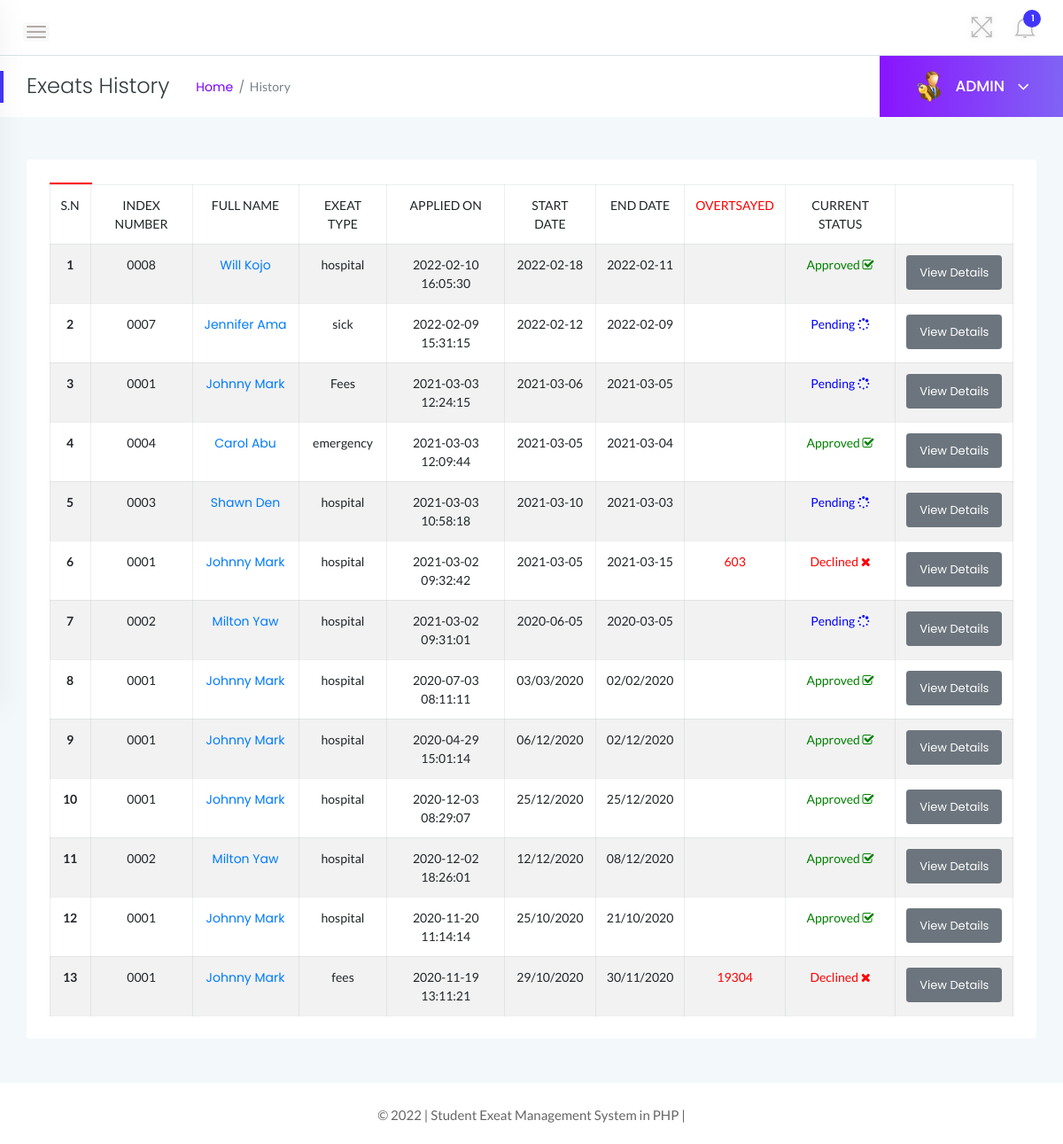
The page /admin/exeat-history.php (signed in) on the database its author committed.
### tables this page shows
CREATE TABLE `tblexeats` (
  `id` int(11) NOT NULL,
  `ExeatType` varchar(110) NOT NULL,
  `ToDate` varchar(120) NOT NULL,
  `FromDate` varchar(120) NOT NULL,
  `Description` mediumtext NOT NULL,
  `PostingDate` timestamp NOT NULL DEFAULT CURRENT_TIMESTAMP,
  `AdminRemark` mediumtext,
  `AdminRemarkDate` varchar(120) DEFAULT NULL,
  `Status` int(1) NOT NULL,
  `IsRead` int(1) NOT NULL,
  `stdid` int(11) DEFAULT NULL
);

CREATE TABLE `tblstudents` (
  `id` int(11) NOT NULL,
  `StdId` varchar(100) NOT NULL,
  `FirstName` varchar(150) NOT NULL,
  `LastName` varchar(150) NOT NULL,
  `EmailId` varchar(200) NOT NULL,
  `Password` varchar(180) NOT NULL,
  `Gender` varchar(100) NOT NULL,
  `Dob` varchar(100) NOT NULL,
  `House` varchar(255) NOT NULL,
  `Address` varchar(255) NOT NULL,
  `City` varchar(200) NOT NULL,
  `Region` varchar(150) NOT NULL,
  `Phonenumber` char(11) NOT NULL,
  `Status` int(1) NOT NULL,
  `RegDate` timestamp NOT NULL DEFAULT CURRENT_TIMESTAMP
);

### admin/exeat-history.php (the view, shortened to what this page needs)
<?php
if (strlen($_SESSION['alogin']) == 0) {
header('location:index.php');
} else {
?>
<!doctype html>
<html class="no-js" lang="en">
<head>
<link rel="stylesheet" href="../assets/css/bootstrap.min.css">
<link rel="stylesheet" href="../assets/css/font-awesome.min.css">
<link rel="stylesheet" href="../assets/css/themify-icons.css">
<link rel="stylesheet" href="../assets/css/metisMenu.css">
<link rel="stylesheet" href="../assets/css/owl.carousel.min.css">
<link rel="stylesheet" href="../assets/css/slicknav.min.css">
<link rel="stylesheet" href="https://www.amcharts.com/lib/3/plugins/export/export.css" type="text/css" media="all" />
<link rel="stylesheet" type="text/css" href="https://cdn.datatables.net/1.10.19/css/jquery.dataTables.css">
<link rel="stylesheet" type="text/css" href="https://cdn.datatables.net/1.10.18/css/dataTables.bootstrap4.min.css">
<link rel="stylesheet" type="text/css" href="https://cdn.datatables.net/responsive/2.2.3/css/responsive.bootstrap.min.css">
<link rel="stylesheet" type="text/css" href="https://cdn.datatables.net/responsive/2.2.3/css/responsive.jqueryui.min.css">
<link rel="stylesheet" href="../assets/css/typography.css">
<link rel="stylesheet" href="../assets/css/default-css.css">
<link rel="stylesheet" href="../assets/css/styles.css">
<link rel="stylesheet" href="../assets/css/responsive.css">
</head>
<body>
<div class="page-container">
<div class="main-content">
<div class="header-area">
<div class="row align-items-center">
<div class="col-md-6 col-sm-8 clearfix">
<div class="nav-btn pull-left">
<span></span>
<span></span>
<span></span>
</div>
</div>
<div class="col-md-6 col-sm-4 clearfix">
<ul class="notification-area pull-right">
<li id="full-view"><i class="ti-fullscreen"></i></li>
<?php include '../includes/admin-notification.php' ?>
</ul>
</div>
</div>
</div>
<div class="page-title-area">
<div class="row align-items-center">
<div class="col-sm-6">
<div class="breadcrumbs-area clearfix">
<h4 class="page-title pull-left">Exeats History</h4>
<ul class="breadcrumbs pull-left">
<li><a href="dashboard.php">Home</a></li>
<li><span>History</span></li>
</ul>
</div>
</div>
<div class="col-sm-6 clearfix">
<div class="user-profile pull-right">
<img class="avatar user-thumb" src="../assets/images/admin.png" alt="avatar">
<h4 class="user-name dropdown-toggle" data-toggle="dropdown">ADMIN <i class="fa fa-angle-down"></i></h4>
</div>
</div>
</div>
</div>
<div class="main-content-inner">
<div class="row">
<div class="col-12 mt-5">
<div class="card">
<div class="card-body">
<div class="single-table">
<div class="data-tables">
<table id="dataTable" class="table table-hover table-striped table-bordered progress-table text-center">
<thead class="text-uppercase">
<tr>
<td>S.N</td>
<td>Index Number</td>
<td width="120">Full Name</td>
<td>Exeat Type</td>
<td>Applied On</td>
 <td>Start Date</td>
 <td>End Date</td>
<td style="color:red">Overtsayed</td>
<td>Current Status</td>
<td></td>
</tr>
</thead>
<tbody>
<?php
$sql = "SELECT tblexeats.id as lid,tblstudents.FirstName,tblstudents.LastName,tblstudents.StdId,tblstudents.id,tblexeats.ExeatType,tblexeats.PostingDate, tblexeats.FromDate,tblexeats.ToDate,tblexeats.Status from tblexeats join tblstudents on tblexeats.stdid=tblstudents.id order by lid desc";
$query = $dbh->prepare($sql);
$query->execute();
$results = $query->fetchAll(PDO::FETCH_OBJ);
$cnt = 1;
if ($query->rowCount() > 0) {
foreach ($results as $result) {
?>
<tr>
<td> <b><?php echo htmlentities($cnt); ?></b></td>
<td><?php echo htmlentities($result->StdId); ?></td>
<td><a href="update-student.php?stdid=<?php echo htmlentities($result->id); ?>" target="_blank"><?php echo htmlentities($result->FirstName . " " . $result->LastName); ?></a></td>
<td><?php echo htmlentities($result->ExeatType); ?></td>
<td><?php echo htmlentities($result->PostingDate); ?></td>
<td><?php echo htmlentities($result->FromDate); ?></td>
<td><?php echo htmlentities($result->ToDate); ?></td>
<td style="color:red">
    <?php
    $now = time();
    $yourDate = strtotime($result->ToDate);
    $diff = $now - $yourDate;
    if ($result->ToDate > $result->FromDate) {
        echo round($diff / (60 * 60 * 24));
    } else {
        echo "";
    }
    ?>
</td>
<td><?php $stats = $result->Status;
    if ($stats == 1) {
    ?>
        <span style="color: green">Approved <i class="fa fa-check-square-o"></i></span>
    <?php }
    if ($stats == 2) { ?>
        <span style="color: red">Declined <i class="fa fa-times"></i></span>
    <?php }
    if ($stats == 0) { ?>
        <span style="color: blue">Pending <i class="fa fa-spinner"></i></span>
    <?php } ?>
</td>
<td><a href="studentexeat-details.php?exeatid=<?php echo htmlentities($result->lid); ?>" class="btn btn-secondary btn-sm">View Details</a></td>
</tr>
<?php $cnt++;
}
} ?>
</tbody>
<div class="studentImage" style="width: 3rem; height:auto; border:1px solid red;">
</div>
</table>
</div>
</div>
</div>
</div>
</div>
</div>
</div>
</div>
<?php include '../includes/footer.php' ?>
</div>
</body>
</html>
<?php } ?>

### assets/css/styles.css (style rules this page uses)
.page-container { width: 100%; height: 100%; min-height: 100vh; padding-left: 280px; -webkit-transition: padding-left 0.3s ease 0s; transition: padding-left 0.3s ease 0s; }
.sbar_collapsed.page-container { padding-left: 0; }
.card { border: none; border-radius: 4px; background-color: #fff; -webkit-transition: all 0.3s ease 0s; transition: all 0.3s ease 0s; }
.card-body { padding: 25.6px; padding: 1.6rem; }
.main-content { width: 100%; background: #f3f8fb; }
.main-content-inner { padding: 0 30px 50px; }
.header-area { padding: 15px 30px; background: #fff; border-bottom: 1px solid #d8e3e7; }
.nav-btn { margin: 10px 30px 0 0; cursor: pointer; }
.nav-btn span { display: block; width: 22px; height: 2px; background: #b3aaaa; margin: 4px 0; border-radius: 15px; -webkit-transition: all 0.3s ease 0s; transition: all 0.3s ease 0s; box-shadow: 0 0 0 4px rgba(99, 96, 96, 0.03); }
.nav-btn span:nth-child(2) { opacity: 0; }
.nav-btn span:first-child { -webkit-transform: rotate(45deg) translate(5px, 5px); transform: rotate(45deg) translate(5px, 5px); }
.nav-btn span:last-child { -webkit-transform: rotate(-45deg) translate(3px, -3px); transform: rotate(-45deg) translate(3px, -3px); }
.sbar_collapsed .nav-btn span { transform: none; opacity: 1; }
.notification-area { -webkit-user-select: none; -moz-user-select: none; -ms-user-select: none; user-select: none; position: relative; z-index: 1; }
.notification-area li { display: inline-block; margin-left: 20px; cursor: pointer; -webkit-user-select: none; -moz-user-select: none; -ms-user-select: none; user-select: none; }
.notification-area li > i { font-size: 26px; color: #bdbcbc; vertical-align: middle; text-shadow: 0 0 8px rgba(0, 0, 0, 0.12); -webkit-transition: color 0.3s ease 0s; transition: color 0.3s ease 0s; }
.notification-area li#full-view { display: inline-block; }
.page-title-area { padding: 0 30px; background: #fff; position: relative; }
.page-title-area:before { content: ""; position: absolute; left: 0; top: 50%; width: 4px; height: 36px; background: var(--primary-color); -webkit-transform: translateY(-50%); transform: translateY(-50%); }
.page-title { font-size: 24px; font-weight: 300; color: #313b3d; letter-spacing: 0; margin-right: 30px; }
ul.breadcrumbs { margin-top: 4px; }
.breadcrumbs li { display: inline-block; }
.breadcrumbs li a, .breadcrumbs li span { display: block; font-size: 14px; font-weight: 400; color: #7801ff; letter-spacing: 0; margin-right: 16px; position: relative; }
.breadcrumbs li a:before { content: "/"; color: #768387; position: absolute; right: -13px; top: 0; }
.breadcrumbs li span { margin-right: 0; color: #768387; text-transform: capitalize; }
.user-profile { margin-right: -30px; display: -webkit-box; display: -ms-flexbox; display: flex; -webkit-box-align: center; -ms-flex-align: center; align-items: center; -ms-flex-wrap: wrap; flex-wrap: wrap; background: -webkit-linear-gradient(left, #8914fe 0%, #8063f5 100%); background: linear-gradient(to right, #8914fe 0%, #8063f5 100%); padding: 17px 38px; position: relative; }
.user-profile img.avatar { height: 35px; width: 35px; border-radius: 50%; margin-right: 12px; }
.user-name { font-size: 17px; font-weight: 500; color: #fff; letter-spacing: 0; cursor: pointer; -webkit-user-select: none; -moz-user-select: none; -ms-user-select: none; user-select: none; }
.user-name i { margin-left: 10px; font-size: 21px; vertical-align: middle; position: relative; }
.notification-area .dropdown-toggle, .user-name.dropdown-toggle { position: relative; }
.notification-area .dropdown-toggle:after, .user-name.dropdown-toggle:after { display: none; }
.btn { padding: 11px 17px; font-size: 13px; letter-spacing: 0; }
.btn-sm { padding: 9px 14px; }
.single-table .table { margin-bottom: 0; }
table tr th, table tr td { border-top: 1px solid rgba(120, 130, 140, 0.13) !important; }
.table-bordered td, .table-bordered th { border: 1px solid rgba(120, 130, 140, 0.13) !important; }

### rows shown on the page
tblexeats: tblstudents.StdId "0008", tblstudents.FirstName+LastName "Will Kojo", ExeatType "hospital", PostingDate "2022-02-10 16:05:30", FromDate "2022-02-18", ToDate "2022-02-11", Status "Approved"
tblexeats: tblstudents.StdId "0007", tblstudents.FirstName+LastName "Jennifer Ama", ExeatType "sick", PostingDate "2022-02-09 15:31:15", FromDate "2022-02-12", ToDate "2022-02-09", Status "Pending"
tblexeats: tblstudents.StdId "0001", tblstudents.FirstName+LastName "Johnny Mark", ExeatType "Fees", PostingDate "2021-03-03 12:24:15", FromDate "2021-03-06", ToDate "2021-03-05", Status "Pending"
tblexeats: tblstudents.StdId "0004", tblstudents.FirstName+LastName "Carol Abu", ExeatType "emergency", PostingDate "2021-03-03 12:09:44", FromDate "2021-03-05", ToDate "2021-03-04", Status "Approved"
tblexeats: tblstudents.StdId "0003", tblstudents.FirstName+LastName "Shawn Den", ExeatType "hospital", PostingDate "2021-03-03 10:58:18", FromDate "2021-03-10", ToDate "2021-03-03", Status "Pending"
tblexeats: tblstudents.StdId "0001", tblstudents.FirstName+LastName "Johnny Mark", ExeatType "hospital", PostingDate "2021-03-02 09:32:42", FromDate "2021-03-05", ToDate "2021-03-15", Status "Declined"
tblexeats: tblstudents.StdId "0002", tblstudents.FirstName+LastName "Milton Yaw", ExeatType "hospital", PostingDate "2021-03-02 09:31:01", FromDate "2020-06-05", ToDate "2020-03-05", Status "Pending"
tblexeats: tblstudents.StdId "0001", tblstudents.FirstName+LastName "Johnny Mark", ExeatType "hospital", PostingDate "2020-07-03 08:11:11", FromDate "03/03/2020", ToDate "02/02/2020", Status "Approved"
tblexeats: tblstudents.StdId "0001", tblstudents.FirstName+LastName "Johnny Mark", ExeatType "hospital", PostingDate "2020-04-29 15:01:14", FromDate "06/12/2020", ToDate "02/12/2020", Status "Approved"
tblexeats: tblstudents.StdId "0001", tblstudents.FirstName+LastName "Johnny Mark", ExeatType "hospital", PostingDate "2020-12-03 08:29:07", FromDate "25/12/2020", ToDate "25/12/2020", Status "Approved"
tblexeats: tblstudents.StdId "0002", tblstudents.FirstName+LastName "Milton Yaw", ExeatType "hospital", PostingDate "2020-12-02 18:26:01", FromDate "12/12/2020", ToDate "08/12/2020", Status "Approved"
tblexeats: tblstudents.StdId "0001", tblstudents.FirstName+LastName "Johnny Mark", ExeatType "hospital", PostingDate "2020-11-20 11:14:14", FromDate "25/10/2020", ToDate "21/10/2020", Status "Approved"
tblexeats: tblstudents.StdId "0001", tblstudents.FirstName+LastName "Johnny Mark", ExeatType "fees", PostingDate "2020-11-19 13:11:21", FromDate "29/10/2020", ToDate "30/11/2020", Status "Declined"

### other values the page prints
$unreadcount "1"
